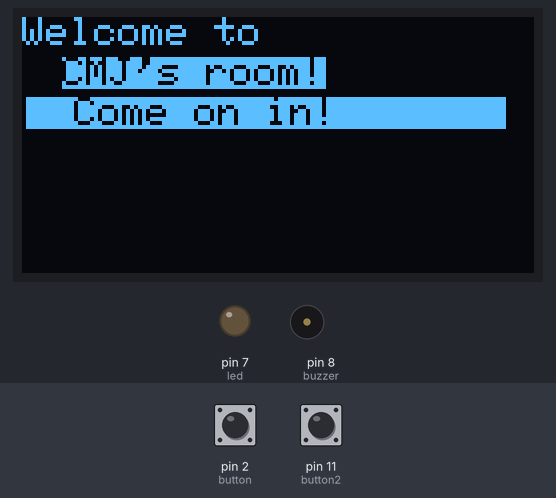
A sketch run on a simulated Arduino Uno, built with avr-gcc and run on an emulated ATmega328P. Parts: 128×64 one-colour display, output pins drawn as LEDs (lit = HIGH), buzzer (waves = sounding). Dashed ring = blinking. The test bench sets the inputs (shaded band); at power-on: pin 2 (button) HIGH, pin 11 (button2) HIGH. What the sketch prints to the serial monitor is not drawn.

Above: at 1.7 s.
1.8 s: pin 2 (button) pulled LOW for 0.15 s
At 2.8 s:
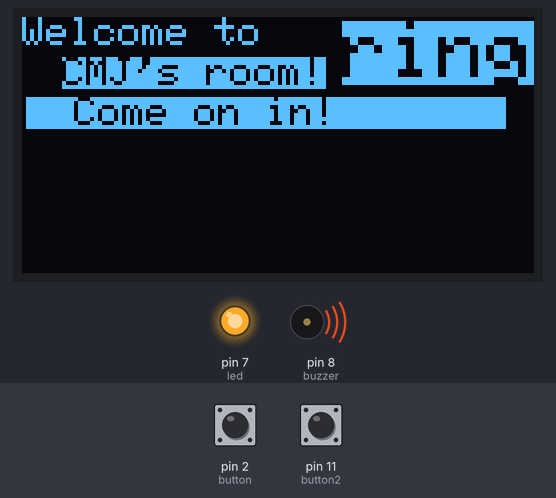
4.9 s: pin 11 (button2) pulled LOW for 0.15 s
At 5.13 s:
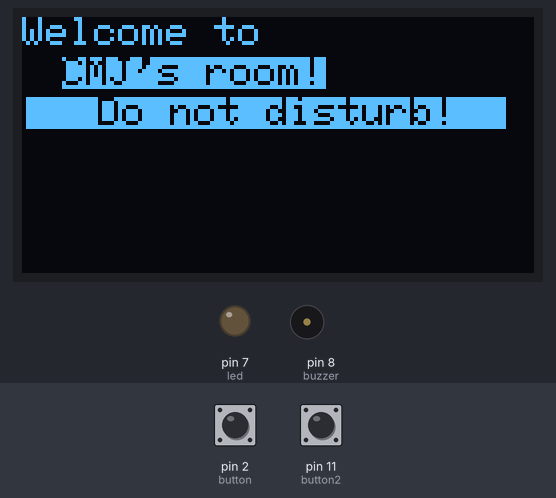
8.0 s: pin 2 (button) pulled LOW for 1 s
At 9.54 s:
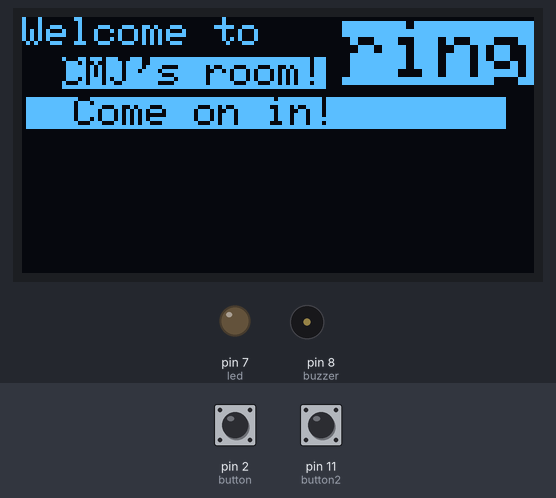
10.8 s: pin 2 (button) pulled LOW for 3.2 s
At 11.5 s:
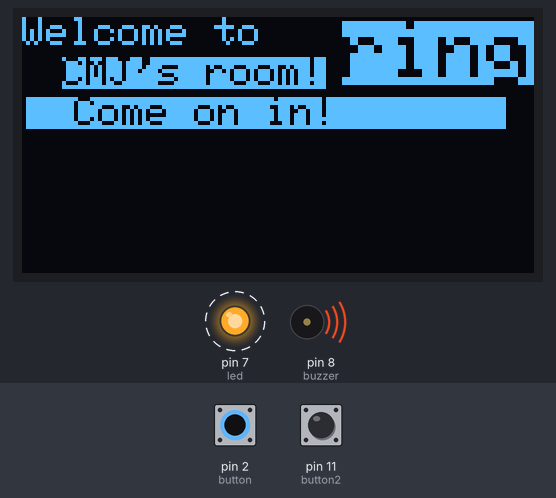
16.7 s: pin 11 (button2) pulled LOW for 3.2 s
At 17.7 s:
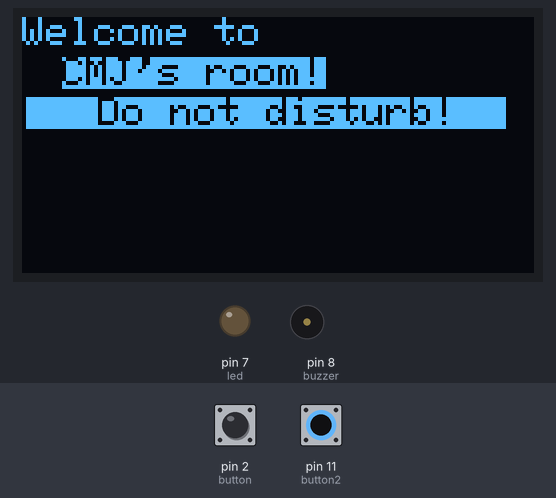
Timing chart, 0 to 19.7 s (numbered marks = the images above; inputs shaded):
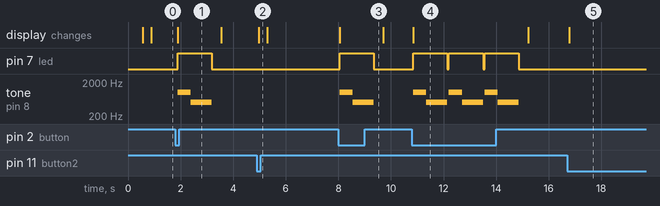

Measured:
- after the input at 1.8 s, pin 7 (led): LOW → HIGH after 0.09 s, → LOW 1.3 s later; tone on pin 8 (buzzer): silent → 1000 Hz after 0.09 s, → 500 Hz 0.50 s later, → silent 0.80 s later; the display: changes after 0.09 s (image 1)
- after the input at 4.9 s, the display: changes after 0.08 s (image 2)
- after the input at 8.0 s, pin 7 (led): LOW → HIGH after 0.05 s, → LOW 1.3 s later; tone on pin 8 (buzzer): silent → 1000 Hz after 0.05 s, → 500 Hz 0.50 s later, → silent 0.80 s later; the display: changes after 0.05 s (image 3)
- after the input at 10.8 s, pin 7 (led): alternates HIGH for 1.3 s and LOW for 0.06 s, starting at once; tone on pin 8 (buzzer): silent → 1000 Hz at once, then repeats every 1.4 s: 500 Hz 0.80 s, silent 0.06 s, 1000 Hz 0.50 s; the display: changes at once (image 4)
- after the input at 16.7 s, the display: changes after 0.09 s (image 5)

The sketch:

door_buzzer.ino
```cpp
#include <Adafruit_SSD1306.h>
#include <splash.h>
#define OLED_RESET 4
Adafruit_SSD1306 display(OLED_RESET);

int buzzer = 8;
int button2 = 11;
int button = 2;
int led = 7;


void setup() {
  display.begin(SSD1306_SWITCHCAPVCC, 0x3C);
  delay(500);
  Serial.begin(9600);
  pinMode(buzzer, OUTPUT);
  pinMode(button, INPUT_PULLUP);
  pinMode(button2, INPUT_PULLUP);
  pinMode(led, OUTPUT);
  display.clearDisplay();
  display.setTextColor(WHITE, BLACK);
  display.setTextSize(1.5); //set the font size
  display.setCursor(0, 0); //set the cursor coordinates
  display.print("Welcome to");
  display.setTextSize(1);
  display.setTextColor(BLACK, WHITE);
  display.setCursor(10, 10);
  display.print("CMJ's room!");
  display.setCursor(1, 20);
  display.print("Please ring the bell");
  display.display();

}

void loop() {
  if (digitalRead(button) == LOW) {
    display.setTextSize(2);
    display.setCursor(80, 1);
    display.setTextColor(BLACK, WHITE);
    display.print("ring");
    display.display();
    digitalWrite(led, HIGH);
    tone(buzzer, 1000, 500);
    delay(500);
    tone(buzzer, 500, 800);
    delay(800);
    digitalWrite(led, LOW);

  } else {
    digitalWrite(led, LOW);
    display.setTextColor(WHITE, BLACK);
    display.setTextSize(2);
    display.setCursor(80, 1);
    display.print("     ");
    display.display();
  }
  Serial.println(digitalRead(button2));
  if (digitalRead(button2) == LOW) {

    //  display.clearDisplay();
    display.setTextColor(WHITE, BLACK);
    display.setTextSize(1.5); //set the font size
    display.setCursor(0, 0); //set the cursor coordinates
    display.print("Welcome to");
    display.setTextSize(1);
    display.setTextColor(BLACK, WHITE);
    display.setCursor(10, 10);
    display.print("CMJ's room!");
    display.setCursor(1, 20);
    display.print("                    ");
    display.setCursor(1, 20);
    display.print("   Do not disturb!");
    display.display();
  }else {
    display.setTextColor(WHITE, BLACK);
    display.setTextSize(1.5); //set the font size
    display.setCursor(0, 0); //set the cursor coordinates
    display.print("Welcome to");
    display.setTextSize(1);
    display.setTextColor(BLACK, WHITE);
    display.setCursor(10, 10);
    display.print("CMJ's room!");
    display.setCursor(1, 20);
    display.print("                    ");
    display.setCursor(1, 20);
    display.print("  Come on in!");
    display.display();
  }


}
```
